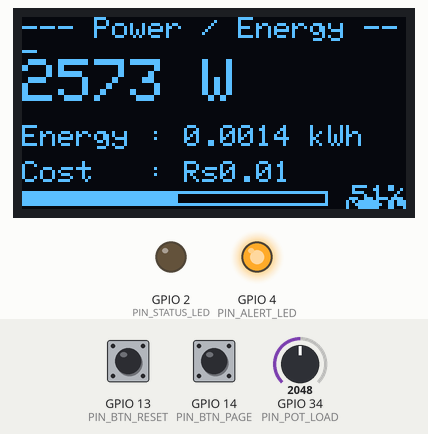
The sketch below on a simulated ESP32. On the bench: 128×64 one-colour display, output pins drawn as LEDs (lit = HIGH). The inputs (shaded band) are chosen by the test bench; at power-on: GPIO 34 (PIN_POT_LOAD) = 2048, GPIO 14 (PIN_BTN_PAGE) HIGH, GPIO 13 (PIN_BTN_RESET) HIGH (analog values on the 0–4095 scale). What the sketch prints to the serial monitor is not drawn.

Above: at 3.7 s.
3.8 s: GPIO 34 (PIN_POT_LOAD) set to 1727
At 6.9 s:
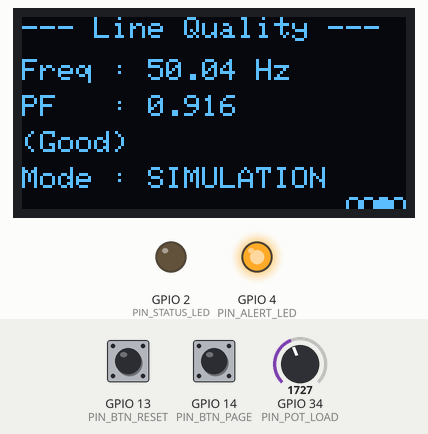
7.6 s: GPIO 34 (PIN_POT_LOAD) set to 1638
At 10.3 s:
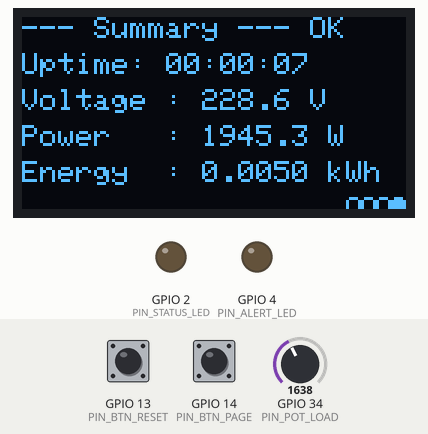
10.6 s: GPIO 14 (PIN_BTN_PAGE) pulled LOW for 0.15 s
At 11.7 s:
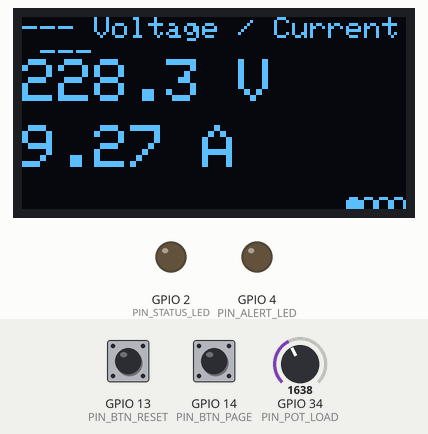
14.0 s: GPIO 34 (PIN_POT_LOAD) set to 491
At 16.2 s:
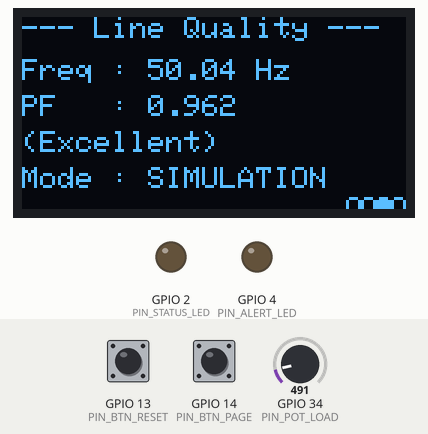
18.0 s: GPIO 13 (PIN_BTN_RESET) pulled LOW for 0.15 s
22.2 s: GPIO 34 (PIN_POT_LOAD) set to 3603
At 27.7 s:
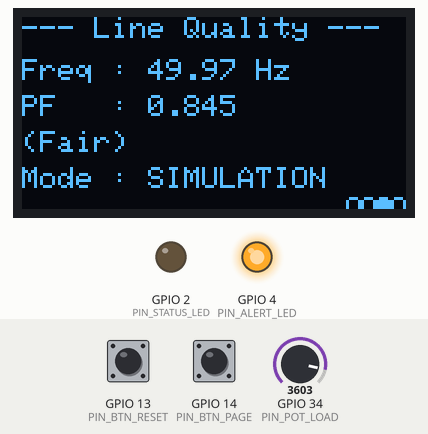
Timing chart, 0 to 34.5 s (numbered marks = the images above; inputs shaded):
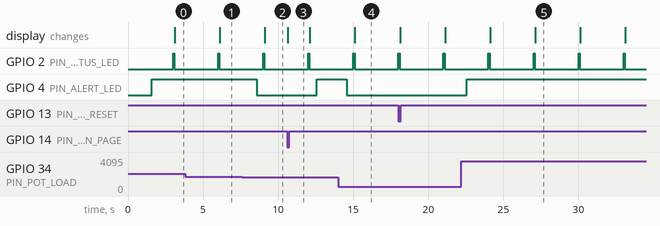

Measured:
- the behaviour switches between 1669 and 1668 on GPIO 34 (PIN_POT_LOAD) (found by bisection; images 1 and 2)
- after the input at 3.8 s, the display: changes after 2.3 s (image 1)
- after the input at 7.6 s, GPIO 4 (PIN_ALERT_LED): HIGH → LOW after 0.98 s; the display: changes after 1.5 s (image 2)
- after the input at 10.6 s, the display: changes at once (image 3)
- after the input at 14.0 s, GPIO 4 (PIN_ALERT_LED): HIGH → LOW after 0.58 s; the display: changes after 1.1 s (image 4)
- after the input at 22.2 s, GPIO 4 (PIN_ALERT_LED): LOW → HIGH after 0.38 s
- by itself, GPIO 2 (PIN_STATUS_LED): alternates HIGH for 0.08 s and LOW for 2.9 s

The sketch:

sketch.ino
```cpp
/*
 * ============================================================
 *  SMART ELECTRICITY MONITOR — WOKWI SIMULATION VERSION
 * ============================================================
 *  Differences from real hardware:
 *   • PZEM-004T is SIMULATED — readings generated by firmware
 *   • Slide potentiometer (GPIO34) controls simulated load (0–5000 W)
 *   • Blue button  (GPIO13) = Reset energy counter
 *   • Green button (GPIO14) = Cycle OLED display page manually
 *   • Green LED (GPIO2)     = Heartbeat (blinks every publish)
 *   • Red LED   (GPIO4)     = Alert (lights when power > threshold)
 *   • MQTT removed (Wokwi has no real network — output via Serial)
 * ============================================================
 *  Libraries needed in Wokwi (libraries.txt):
 *    Adafruit SSD1306
 *    Adafruit GFX Library
 *    ArduinoJson
 * ============================================================
 */

#include <Wire.h>
#include <Adafruit_GFX.h>
#include <Adafruit_SSD1306.h>
#include <ArduinoJson.h>
#include <math.h>

// ── OLED ──────────────────────────────────────────────
#define OLED_WIDTH   128
#define OLED_HEIGHT   64
#define OLED_ADDR    0x3C
Adafruit_SSD1306 oled(OLED_WIDTH, OLED_HEIGHT, &Wire, -1);

// ── Pins ──────────────────────────────────────────────
#define PIN_STATUS_LED  2    // green heartbeat LED
#define PIN_ALERT_LED   4    // red alert LED
#define PIN_BTN_RESET   13   // reset energy counter
#define PIN_BTN_PAGE    14   // manually advance OLED page
#define PIN_POT_LOAD    34   // analog – simulate load power

// ── Thresholds ────────────────────────────────────────
#define POWER_ALERT_W    2000.0f
#define ENERGY_ALERT_KWH 10.0f
#define NOMINAL_VOLTAGE  230.0f
#define NOMINAL_FREQ     50.0f
#define TARIFF_PER_KWH   8.0f   // ₹/kWh

// ── Intervals (ms) ────────────────────────────────────
#define SAMPLE_MS    1000
#define PUBLISH_MS   3000
#define DISPLAY_MS   3000

// ── Simulated readings ────────────────────────────────
struct Readings {
  float voltage     = 230.0f;
  float current     = 0.0f;
  float power       = 0.0f;
  float energy      = 0.0f;   // kWh accumulated
  float frequency   = 50.0f;
  float powerFactor = 0.95f;
};

Readings r;

// ── State ─────────────────────────────────────────────
float    energyAccumKWh = 0.0f;
bool     powerAlertSent  = false;
bool     energyAlertSent = false;
uint8_t  displayPage     = 0;
unsigned long lastSample  = 0;
unsigned long lastPublish = 0;
unsigned long lastDisplay = 0;
unsigned long simStartMs  = 0;

// Button debounce
bool     lastResetState   = HIGH;
bool     lastPageState    = HIGH;

// ── Helpers ───────────────────────────────────────────
float readLoadWatts() {
  // Pot 0–4095 → 0–5000 W with a little sinusoidal ripple
  int raw = analogRead(PIN_POT_LOAD);
  float base = (raw / 4095.0f) * 5000.0f;
  // small ±3% ripple to make it look live
  float ripple = base * 0.03f * sinf(millis() / 2000.0f);
  return max(0.0f, base + ripple);
}

void simulateReadings() {
  float load = readLoadWatts();

  // Voltage sags slightly under load
  r.voltage = NOMINAL_VOLTAGE - (load / 5000.0f) * 4.0f
              + 0.5f * sinf(millis() / 3000.0f);

  // Power factor: good at low load, dips at high
  r.powerFactor = 0.98f - (load / 5000.0f) * 0.15f;
  r.powerFactor = constrain(r.powerFactor, 0.70f, 0.99f);

  r.power   = load;
  r.current = (r.voltage > 0) ? (r.power / (r.voltage * r.powerFactor)) : 0;

  // Frequency: tiny drift
  r.frequency = NOMINAL_FREQ + 0.05f * sinf(millis() / 7000.0f);

  // Accumulate energy: P(W) × Δt(h) → kWh
  float dtHours = SAMPLE_MS / 3600000.0f;
  energyAccumKWh += (r.power * dtHours) / 1000.0f;
  r.energy = energyAccumKWh;
}

void publishSerial() {
  StaticJsonDocument<256> doc;
  doc["voltage"]      = round(r.voltage * 10) / 10.0;
  doc["current"]      = round(r.current * 1000) / 1000.0;
  doc["power"]        = round(r.power * 10) / 10.0;
  doc["energy_kwh"]   = round(r.energy * 10000) / 10000.0;
  doc["frequency"]    = round(r.frequency * 10) / 10.0;
  doc["power_factor"] = round(r.powerFactor * 100) / 100.0;
  doc["est_cost_inr"] = round(r.energy * TARIFF_PER_KWH * 100) / 100.0;

  String out;
  serializeJson(doc, out);
  Serial.println("[MQTT→home/energy/data] " + out);
}

void checkAlerts() {
  if (r.power > POWER_ALERT_W && !powerAlertSent) {
    powerAlertSent = true;
    Serial.printf("\n⚠️  ALERT: Power %.1f W exceeds %.0f W threshold!\n\n",
                  r.power, POWER_ALERT_W);
    digitalWrite(PIN_ALERT_LED, HIGH);
  } else if (r.power <= POWER_ALERT_W) {
    powerAlertSent = false;
    if (!energyAlertSent) digitalWrite(PIN_ALERT_LED, LOW);
  }

  if (r.energy > ENERGY_ALERT_KWH && !energyAlertSent) {
    energyAlertSent = true;
    Serial.printf("\n⚠️  ALERT: Energy %.4f kWh exceeds %.1f kWh threshold!\n\n",
                  r.energy, ENERGY_ALERT_KWH);
    digitalWrite(PIN_ALERT_LED, HIGH);
  }
}

// ── OLED pages ────────────────────────────────────────
void drawPage0() {
  oled.setTextSize(1);
  oled.setCursor(0, 0);
  oled.print("--- Voltage / Current ---");

  oled.setTextSize(2);
  oled.setCursor(0, 14);
  oled.printf("%.1f V", r.voltage);

  oled.setTextSize(2);
  oled.setCursor(0, 36);
  oled.printf("%.2f A", r.current);
}

void drawPage1() {
  oled.setTextSize(1);
  oled.setCursor(0, 0);
  oled.print("--- Power / Energy ---");

  oled.setTextSize(2);
  oled.setCursor(0, 14);
  oled.printf("%.0f W", r.power);

  oled.setTextSize(1);
  oled.setCursor(0, 36);
  oled.printf("Energy : %.4f kWh", r.energy);
  oled.setCursor(0, 48);
  oled.printf("Cost   : Rs%.2f", r.energy * TARIFF_PER_KWH);

  // Mini bargraph for power
  int barW = (int)((r.power / 5000.0f) * 100);
  barW = constrain(barW, 0, 100);
  oled.drawRect(0, 58, 102, 5, SSD1306_WHITE);
  oled.fillRect(1, 59, barW, 3, SSD1306_WHITE);
  oled.setCursor(104, 56);
  oled.setTextSize(1);
  oled.printf("%3d%%", (int)(r.power / 5000.0f * 100));
}

void drawPage2() {
  oled.setTextSize(1);
  oled.setCursor(0, 0);
  oled.print("--- Line Quality ---");

  oled.setCursor(0, 14);
  oled.printf("Freq : %.2f Hz", r.frequency);
  oled.setCursor(0, 26);
  oled.printf("PF   : %.3f", r.powerFactor);

  // PF quality indicator
  String pfLabel;
  if (r.powerFactor >= 0.95f)      pfLabel = "(Excellent)";
  else if (r.powerFactor >= 0.85f) pfLabel = "(Good)";
  else if (r.powerFactor >= 0.75f) pfLabel = "(Fair)";
  else                              pfLabel = "(Poor)";
  oled.setCursor(0, 38);
  oled.print(pfLabel);

  oled.setCursor(0, 50);
  oled.print("Mode : SIMULATION");
}

void drawPage3() {
  // Summary / stats page
  oled.setTextSize(1);
  oled.setCursor(0, 0);
  oled.print("--- Summary ---");

  unsigned long upSec = (millis() - simStartMs) / 1000;
  oled.setCursor(0, 12);
  oled.printf("Uptime: %02lu:%02lu:%02lu",
              upSec / 3600, (upSec % 3600) / 60, upSec % 60);
  oled.setCursor(0, 24);
  oled.printf("Voltage : %.1f V", r.voltage);
  oled.setCursor(0, 36);
  oled.printf("Power   : %.1f W", r.power);
  oled.setCursor(0, 48);
  oled.printf("Energy  : %.4f kWh", r.energy);

  // Alert indicator
  oled.setCursor(90, 0);
  if (r.power > POWER_ALERT_W || r.energy > ENERGY_ALERT_KWH) {
    oled.print("!ALT");
  } else {
    oled.print(" OK ");
  }
}

void updateDisplay() {
  oled.clearDisplay();
  switch (displayPage % 4) {
    case 0: drawPage0(); break;
    case 1: drawPage1(); break;
    case 2: drawPage2(); break;
    case 3: drawPage3(); break;
  }
  // Page indicator dots at bottom right
  for (int i = 0; i < 4; i++) {
    if (i == displayPage % 4)
      oled.fillCircle(110 + i * 5, 62, 2, SSD1306_WHITE);
    else
      oled.drawCircle(110 + i * 5, 62, 2, SSD1306_WHITE);
  }
  oled.display();
}

// ── Setup ─────────────────────────────────────────────
void setup() {
  Serial.begin(115200);
  Serial.println("\n========================================");
  Serial.println("  Smart Electricity Monitor — Wokwi Sim");
  Serial.println("========================================");
  Serial.println("Slide potentiometer to vary simulated load.");
  Serial.println("Blue  button = Reset energy counter");
  Serial.println("Green button = Next OLED page");
  Serial.println("----------------------------------------\n");

  pinMode(PIN_STATUS_LED, OUTPUT);
  pinMode(PIN_ALERT_LED,  OUTPUT);
  pinMode(PIN_BTN_RESET,  INPUT_PULLUP);
  pinMode(PIN_BTN_PAGE,   INPUT_PULLUP);
  analogReadResolution(12);

  if (!oled.begin(SSD1306_SWITCHCAPVCC, OLED_ADDR)) {
    Serial.println("OLED init failed!");
    while (true);
  }
  oled.clearDisplay();
  oled.setTextColor(SSD1306_WHITE);

  // Splash
  oled.setTextSize(1);
  oled.setCursor(8, 10);  oled.print("Smart Energy Monitor");
  oled.setCursor(20, 24); oled.print("Wokwi Simulation");
  oled.setCursor(30, 38); oled.print("Initialising...");
  oled.display();
  delay(1500);

  simStartMs = millis();
  Serial.println("[SIM] Simulation started. Adjust pot for load.\n");
}

// ── Loop ──────────────────────────────────────────────
void loop() {
  unsigned long now = millis();

  // ── Button: Reset energy ──
  bool resetNow = digitalRead(PIN_BTN_RESET);
  if (lastResetState == HIGH && resetNow == LOW) {
    energyAccumKWh  = 0.0f;
    energyAlertSent = false;
    if (!powerAlertSent) digitalWrite(PIN_ALERT_LED, LOW);
    Serial.println("[CMD] Energy counter RESET.");
  }
  lastResetState = resetNow;

  // ── Button: Next OLED page ──
  bool pageNow = digitalRead(PIN_BTN_PAGE);
  if (lastPageState == HIGH && pageNow == LOW) {
    displayPage = (displayPage + 1) % 4;
    updateDisplay();
  }
  lastPageState = pageNow;

  // ── Sample readings ──
  if (now - lastSample >= SAMPLE_MS) {
    lastSample = now;
    simulateReadings();
    checkAlerts();
  }

  // ── Publish to Serial (MQTT substitute) ──
  if (now - lastPublish >= PUBLISH_MS) {
    lastPublish = now;
    publishSerial();
    // Heartbeat blink
    digitalWrite(PIN_STATUS_LED, HIGH);
    delay(80);
    digitalWrite(PIN_STATUS_LED, LOW);
  }

  // ── Rotate OLED pages ──
  if (now - lastDisplay >= DISPLAY_MS) {
    lastDisplay = now;
    displayPage = (displayPage + 1) % 4;
    updateDisplay();
  }
}
```
